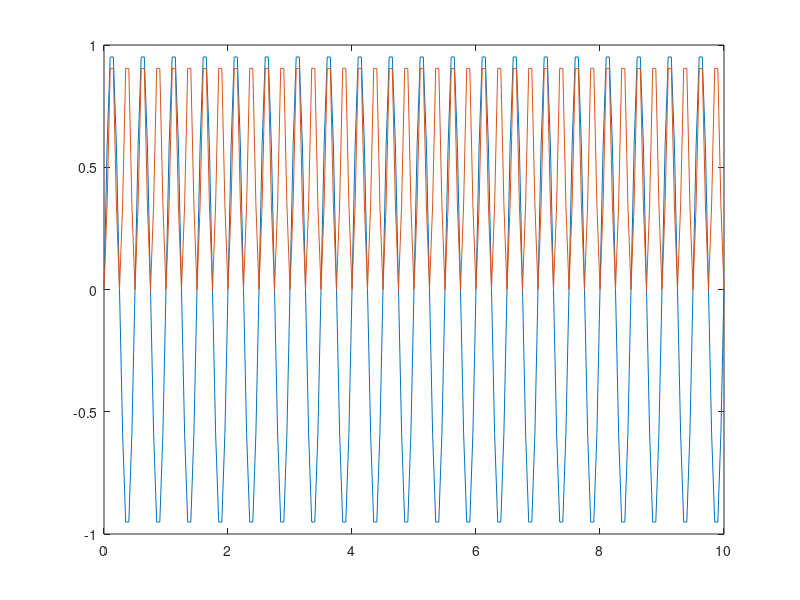

Source code (MATLAB):
%Notes on Vectorization
x = 100:110;
% compute y = x^2
y = zeros(1:length(x));
for i = 1:length(x)
    y(i) = x(i)^2;
end 

%% or, sum that all up as... 
y = x.^2;

%% or...
y = x.*x;

%%
t = (0:.05:10);
x = sin(2*pi*2*t);
plot(t,x);
hold on;
plot(t,x.^2);